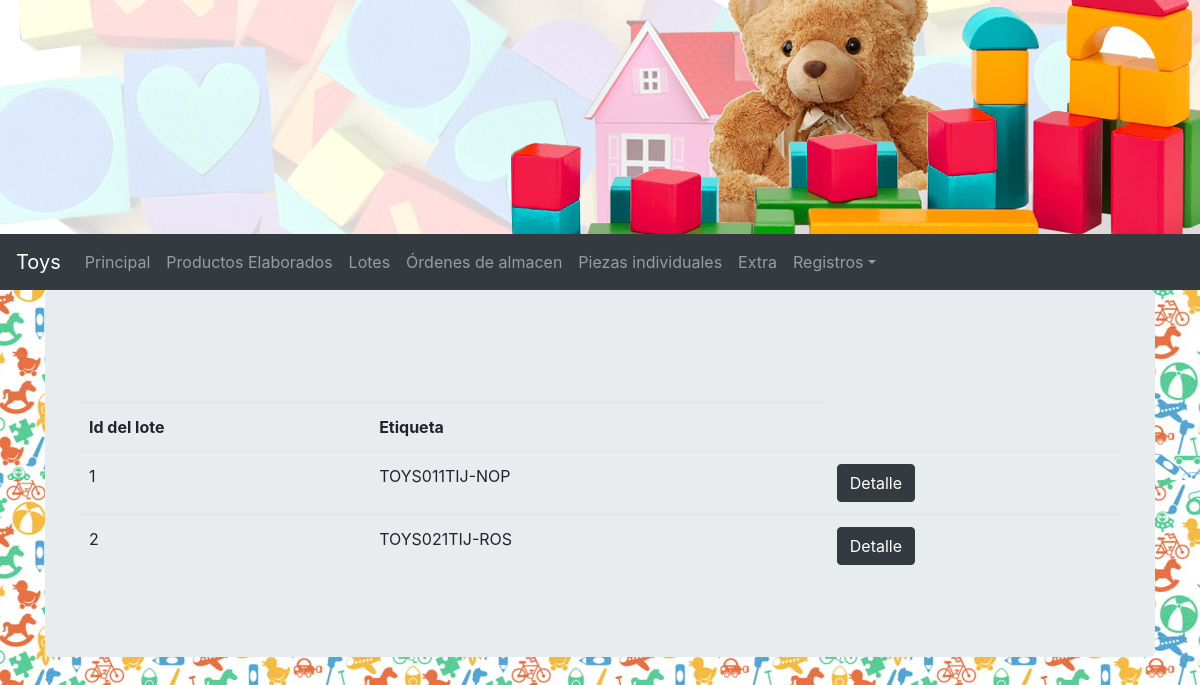
/lote_list/, run on an earlier commit of the app's database.
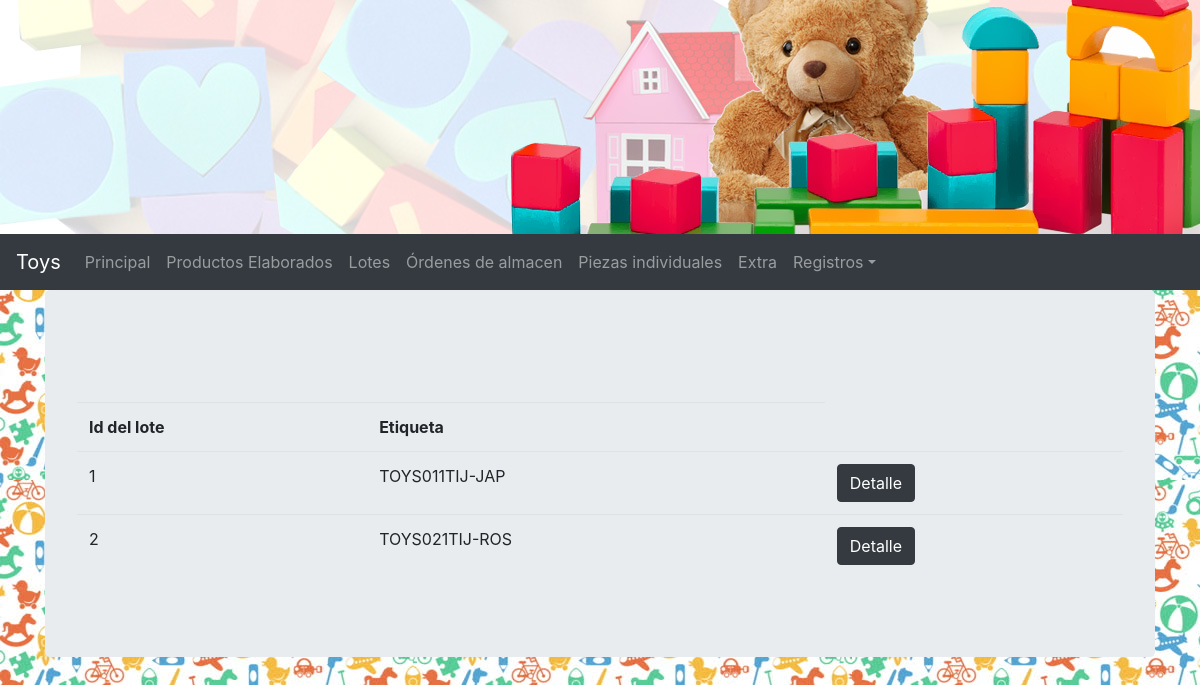
And on a later commit of the database.
### reportes/models.py (models this page shows, shortened)
class Lotes(models.Model):
	FABRICA_CHOICES = (
		('TIJ', 'Tijuana'),
		('ROS', 'Rosarito'),
		('TEC', 'Tecate'),
		)
	linea = models.ForeignKey(Lineas, on_delete=models.CASCADE, default = 1)
	destino = models.CharField(max_length = 40, blank = True, default = 'sin destino')
	fabrica = models.CharField(max_length = 40, choices = FABRICA_CHOICES, default = 'TIJ')
	def _get_etiqueta(self):
		if self.destino == "sin destino":
			if self.id < 10:
				etiqueta = "TOYS" + "0" + str(self.id) + str(self.linea) + self.fabrica + "-" +"NOP"
			else:
				etiqueta = "TOYS" + str(self.id) + str(self.linea) + self.fabrica + "-" +"NOP"
		else:
			letras = self.destino[0:3]
			if self.id < 10:
				etiqueta = "TOYS" + "0" + str(self.id) + str(self.linea) + self.fabrica + "-" + letras.upper()
			else:
				etiqueta = "TOYS" + str(self.id) + str(self.linea) + self.fabrica + "-" + letras.upper()
		return etiqueta
	etiqueta = property(_get_etiqueta)
	productos = models.ManyToManyField(Productos_indiv, blank=True, limit_choices_to={})
	fecha_registro = models.DateTimeField(auto_now_add = True)

class Lineas(models.Model):
	area = models.ForeignKey(Areas, on_delete=models.CASCADE)
	fecha_registro = models.DateTimeField(auto_now_add = True)
	def __str__(self):
		return str(self.id)

### reportes/views.py (the view)
# urls.py: path('lote_list/', views.lote_list.as_view(), name='lote_list_view'),
class lote_list(generic.ListView):
	template_name = "reportes/lote_list.html"
	model = Lotes

### reportes/templates/reportes/lote_list.html (shortened to what this page needs)
{% extends 'base.html' %}
{% block content %}
<section class="container">
	<div class="jumbotron">
	<table class="table table-strip mt-5">
		<th>Id del lote</th>
		<th>Etiqueta</th>
		{% for j in object_list %}
			<tr>
				<td>{{ j.id }} </td>
				<td>{{ j.etiqueta }}</td>
				<td><a href="{% url 'detalle_lote_view' j.id%}" class="btn btn-dark">Detalle</a></td>
			</tr>
			{% empty %}
			{% if request.GET.q %}
				No se entontro avance
			{% else %}
				No hay datos
			{% endif %}
		{% endfor %}
	</table>
	</div>
</section>
{% endblock %}

What changed in the data, as far as the page shows it:
changed Lotes id 1: etiqueta "TOYS011TIJ-NOP" → "TOYS011TIJ-JAP"
